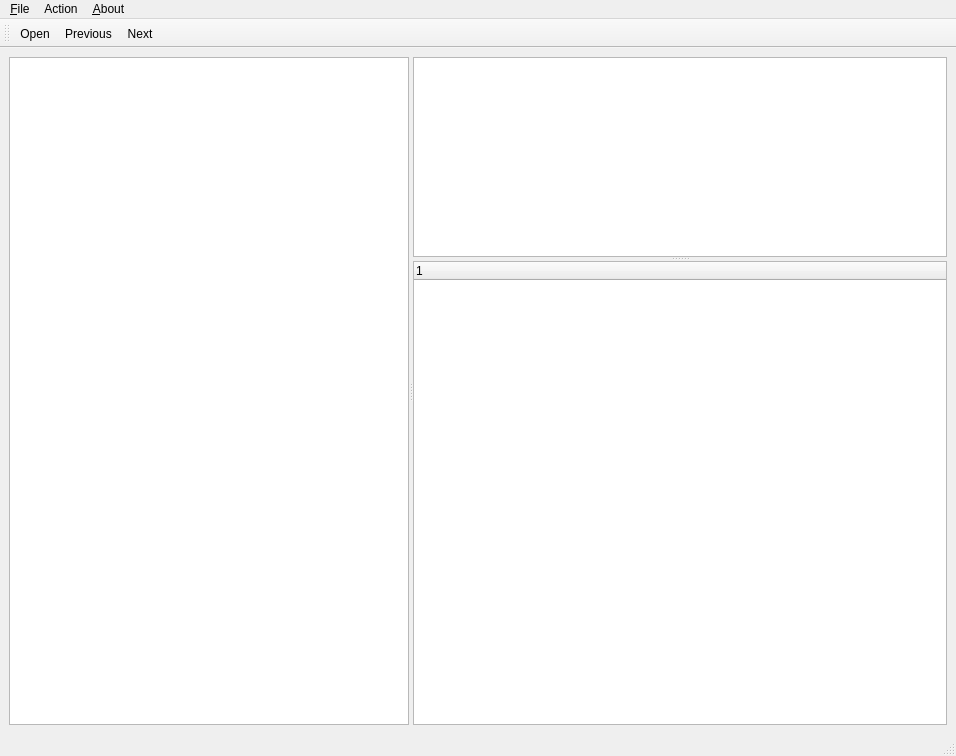
<?xml version="1.0" encoding="UTF-8"?>
<ui version="4.0">
 <class>MainWindow</class>
 <widget class="QMainWindow" name="MainWindow">
  <property name="windowModality">
   <enum>Qt::WindowModal</enum>
  </property>
  <property name="geometry">
   <rect>
    <x>0</x>
    <y>0</y>
    <width>956</width>
    <height>756</height>
   </rect>
  </property>
  <property name="maximumSize">
   <size>
    <width>323232</width>
    <height>323232</height>
   </size>
  </property>
  <property name="windowTitle">
   <string>STIX PKLZ viewer</string>
  </property>
  <property name="windowIcon">
   <iconset resource="viewer.qrc">
    <normaloff>:/main/extrude.png</normaloff>:/main/extrude.png</iconset>
  </property>
  <widget class="QWidget" name="centralwidget">
   <layout class="QVBoxLayout" name="verticalLayout">
    <item>
     <widget class="QSplitter" name="splitter_3">
      <property name="orientation">
       <enum>Qt::Horizontal</enum>
      </property>
      <widget class="QSplitter" name="splitter_2">
       <property name="orientation">
        <enum>Qt::Horizontal</enum>
       </property>
       <widget class="QListView" name="listView">
        <property name="maximumSize">
         <size>
          <width>400</width>
          <height>16777215</height>
         </size>
        </property>
       </widget>
      </widget>
      <widget class="QSplitter" name="splitter">
       <property name="orientation">
        <enum>Qt::Vertical</enum>
       </property>
       <widget class="QTableWidget" name="tableWidget">
        <property name="maximumSize">
         <size>
          <width>16777215</width>
          <height>200</height>
         </size>
        </property>
       </widget>
       <widget class="QTreeWidget" name="treeWidget">
        <attribute name="headerHighlightSections">
         <bool>true</bool>
        </attribute>
        <column>
         <property name="text">
          <string notr="true">1</string>
         </property>
        </column>
       </widget>
      </widget>
     </widget>
    </item>
   </layout>
  </widget>
  <widget class="QMenuBar" name="menubar">
   <property name="geometry">
    <rect>
     <x>0</x>
     <y>0</y>
     <width>956</width>
     <height>22</height>
    </rect>
   </property>
   <widget class="QMenu" name="menu_File">
    <property name="title">
     <string>&amp;File</string>
    </property>
    <addaction name="action_Open"/>
    <addaction name="actionExit"/>
   </widget>
   <widget class="QMenu" name="menu_About">
    <property name="title">
     <string>&amp;About</string>
    </property>
    <addaction name="actionAbout"/>
   </widget>
   <widget class="QMenu" name="menuAction">
    <property name="title">
     <string>Action</string>
    </property>
    <addaction name="actionPrevious"/>
    <addaction name="actionNext"/>
   </widget>
   <addaction name="menu_File"/>
   <addaction name="menuAction"/>
   <addaction name="menu_About"/>
  </widget>
  <widget class="QStatusBar" name="statusbar"/>
  <widget class="QToolBar" name="toolBar">
   <property name="windowTitle">
    <string>toolBar</string>
   </property>
   <attribute name="toolBarArea">
    <enum>TopToolBarArea</enum>
   </attribute>
   <attribute name="toolBarBreak">
    <bool>false</bool>
   </attribute>
   <addaction name="action_Open"/>
   <addaction name="actionPrevious"/>
   <addaction name="actionNext"/>
  </widget>
  <action name="action_Open">
   <property name="icon">
    <iconset resource="viewer.qrc">
     <normaloff>:/fileopen/images/fileopen.png</normaloff>:/fileopen/images/fileopen.png</iconset>
   </property>
   <property name="text">
    <string>&amp;Open</string>
   </property>
  </action>
  <action name="actionExit">
   <property name="text">
    <string>Exit</string>
   </property>
  </action>
  <action name="actionAbout">
   <property name="text">
    <string>About</string>
   </property>
  </action>
  <action name="actionPrevious">
   <property name="icon">
    <iconset resource="viewer.qrc">
     <normaloff>:/Left/images/Left.png</normaloff>:/Left/images/Left.png</iconset>
   </property>
   <property name="text">
    <string>Previous</string>
   </property>
   <property name="menuRole">
    <enum>QAction::AboutQtRole</enum>
   </property>
  </action>
  <action name="actionNext">
   <property name="icon">
    <iconset resource="viewer.qrc">
     <normaloff>:/Right/images/Right.png</normaloff>:/Right/images/Right.png</iconset>
   </property>
   <property name="text">
    <string>Next</string>
   </property>
  </action>
 </widget>
 <resources>
  <include location="viewer.qrc"/>
 </resources>
 <connections>
  <connection>
   <sender>action_Open</sender>
   <signal>triggered()</signal>
   <receiver>MainWindow</receiver>
   <slot>update()</slot>
   <hints>
    <hint type="sourcelabel">
     <x>-1</x>
     <y>-1</y>
    </hint>
    <hint type="destinationlabel">
     <x>415</x>
     <y>377</y>
    </hint>
   </hints>
  </connection>
 </connections>
</ui>
